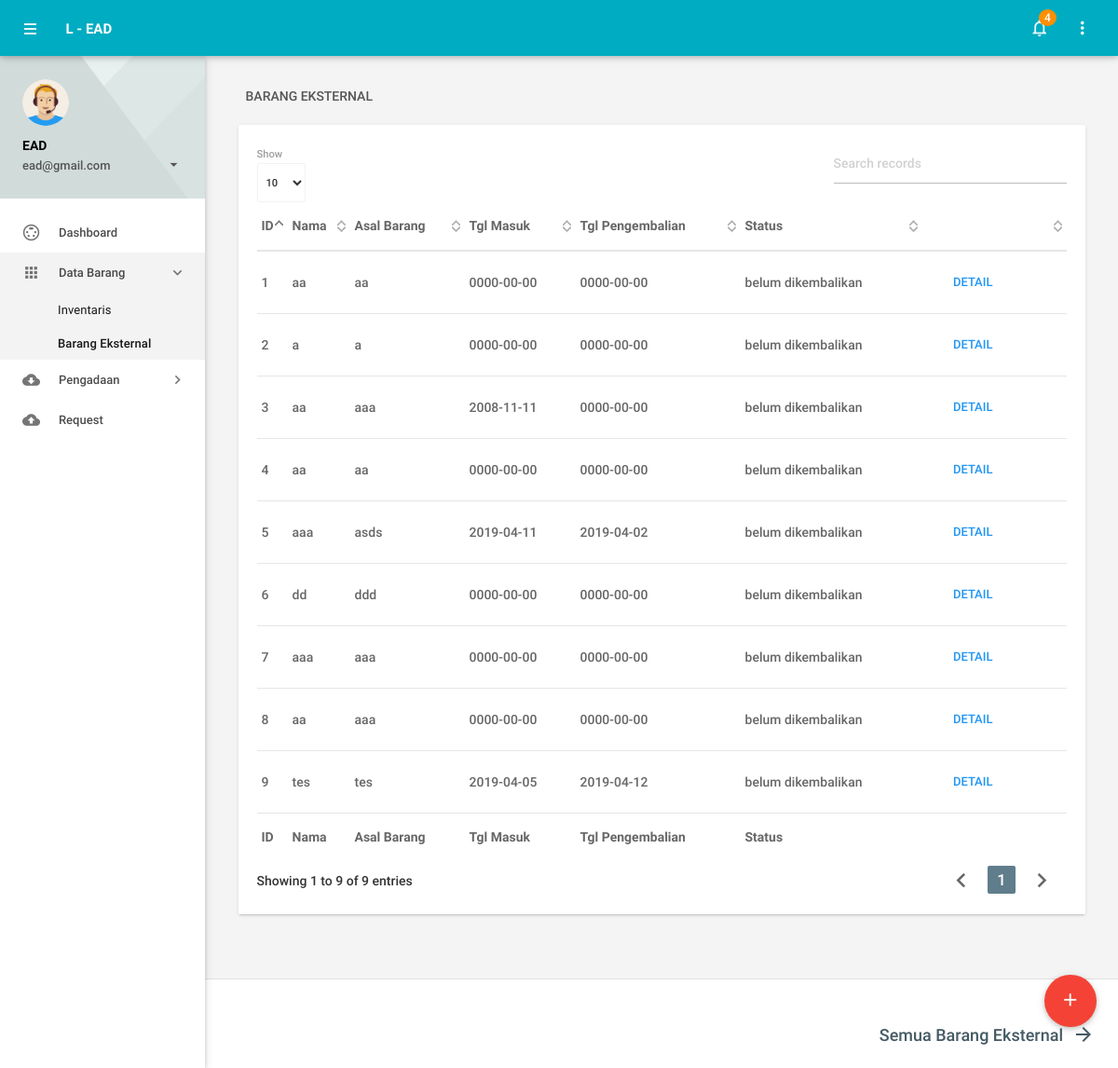
Screenshot of /index.php/admin/barang_eksternal_admin with the database file from the repository.
### tables this page shows
CREATE TABLE `barang_eksternal` (
  `id_barang` int(4) NOT NULL,
  `nama_barang` varchar(24) NOT NULL,
  `asal_barang` varchar(24) NOT NULL,
  `tgl_masuk` date NOT NULL,
  `tgl_pengembalian` date NOT NULL,
  `jumlah` int(4) NOT NULL,
  `status` varchar(24) NOT NULL,
  `kategori` varchar(24) NOT NULL,
  `gambar` varchar(24) NOT NULL
);

### application/controllers/Admin.php (called while the page is built, shortened)
<?php
class Admin extends CI_Controller {
	public function __construct(){
		$this->load->model('Admin_login');
		$this->load->model('Inventaris');
		$this->load->model('Eksternal');
		$this->load->helper('url');
	}
	function barang_eksternal_admin(){
		$data['tampilbarang_eks'] = $this->Eksternal->tampil_barang();
		$this->load->view('barang-eksternal_admin',$data);
	}
}

### index.php (called while the page is built, shortened)
<?php
require_once BASEPATH.'core/CodeIgniter.php';

### application/models/Eksternal.php (called while the page is built, shortened)
<?php
class Eksternal extends CI_Model{
	function tampil_barang(){
		return $this->db->get('barang_eksternal')->result();
	}
}

### application/views/barang-eksternal_admin.php (the view, shortened to what this page needs)
<!DOCTYPE html>
<html lang="en">
<head>
    <link type="text/css" rel="stylesheet" href="<?php echo base_url('assets'); ?>/plugins/materialize/css/materialize.min.css"/>
    <link href="<?php echo base_url('assets'); ?>/plugins/material-preloader/css/materialPreloader.min.css" rel="stylesheet">
    <link href="<?php echo base_url('assets'); ?>/plugins/datatables/css/jquery.dataTables.min.css" rel="stylesheet">
    <link href="<?php echo base_url('assets'); ?>/css/alpha.min.css" rel="stylesheet" type="text/css"/>
    <link href="<?php echo base_url('assets'); ?>/css/custom.css" rel="stylesheet" type="text/css"/>
</head>
<body>
    <div class="mn-content fixed-sidebar">
        <header class="mn-header navbar-fixed">
            <nav class="cyan darken-1">
                <div class="nav-wrapper row">
                    <section class="material-design-hamburger navigation-toggle">
                        <a href="#" data-activates="slide-out" class="button-collapse show-on-large material-design-hamburger__icon">
                            <span class="material-design-hamburger__layer"></span>
                        </a>
                    </section>
                    <div class="header-title col s3">
                        <span class="chapter-title">L - EAD</span>
                    </div>
                    <ul class="right col s9 m3 nav-right-menu">
                        <li><a href="javascript:void(0)" data-activates="chat-sidebar" class="chat-button show-on-large"><i class="material-icons">more_vert</i></a></li>
                        <li class="hide-on-small-and-down"><a href="javascript:void(0)" data-activates="dropdown1" class="dropdown-button dropdown-right show-on-large"><i class="material-icons">notifications_none</i><span class="badge">4</span></a></li>
                    </ul>
                </div>
            </nav>
        </header>
        <aside id="slide-out" class="side-nav white fixed">
            <div class="side-nav-wrapper">
                <div class="sidebar-profile">
                    <div class="sidebar-profile-image">
                        <img src="assets/images/profile-image.png" class="circle" alt="">
                    </div>
                    <div class="sidebar-profile-info">
                        <a href="javascript:void(0);" class="account-settings-link">
                            <p>EAD</p>
                            <span>ead@gmail.com<i class="material-icons right">arrow_drop_down</i></span>
                        </a>
                    </div>
                </div>
                <ul class="sidebar-menu collapsible collapsible-accordion" data-collapsible="accordion">
                    <li class="no-padding"><a class="waves-effect waves-grey active" href="<?php echo base_url(); ?>dasboard_admin"><i class="material-icons">settings_input_svideo</i>Dashboard</a></li>
                    <li class="no-padding active">
                        <a class="collapsible-header waves-effect waves-grey active"><i class="material-icons">apps</i>Data Barang<i class="nav-drop-icon material-icons">keyboard_arrow_right</i></a>
                        <div class="collapsible-body">
                            <ul>
                                <li><a href="<?php echo base_url('admin/inventaris_admin'); ?>">Inventaris</a></li>
                                <li><a href="<?php echo base_url('admin/barang_eksternal_admin'); ?>" class="active-page">Barang Eksternal</a></li>
                            </ul>
                        </div>
                    </li>
                    <li class="no-padding">
                        <a class="collapsible-header waves-effect waves-grey"><i class="material-icons">cloud_download</i>Pengadaan<i class="nav-drop-icon material-icons">keyboard_arrow_right</i></a>
                    </li>
                    <li class="no-padding">
                        <a href="<?php echo base_url('admin/request_admin'); ?>" class="waves-effect waves-grey"><i class="material-icons">cloud_upload</i>Request</a>
                    </li>
                </ul>
            </div>
        </aside>
        <main class="mn-inner">
            <div class="row">
                <div class="col s12">
                    <div class="page-title">Barang Eksternal</div>
                </div>
            <div class="fixed-action-btn" style="bottom: 45px; right: 24px;">
                <a class="btn-floating btn-large waves-effect waves-light red modal-trigger" href="#modal1"><i class="material-icons">add</i></a>
            </div>
            <div class="col s12 m12 l12">
                <div class="card">
                    <div class="card-content">
                        <table id="example" class="display responsive-table datatable-example">
                            <thead>
                                <tr>
                                    <th>ID</th>
                                    <th>Nama</th>
                                    <th>Asal Barang</th>
                                    <th>Tgl Masuk</th>
                                    <th>Tgl Pengembalian</th>
                                    <th>Status</th>
                                    <th></th>
                                </tr>
                            </thead>
                            <tfoot>
                                <tr>
                                    <th>ID</th>
                                    <th>Nama</th>
                                    <th>Asal Barang</th>
                                    <th>Tgl Masuk</th>
                                    <th>Tgl Pengembalian</th>
                                    <th>Status</th>
                                    <th></th>
                                </tr>
                            </tfoot>
                            <tbody>
                                <?php foreach ($tampilbarang_eks as $g) {
                                    ?>
                                    <?php $link=$g->id_barang; ?>
                                    <tr>
                                        <td><?php echo $g->id_barang; ?></td>
                                        <td><?php echo $g->nama_barang; ?></td>
                                        <td><?php echo $g->asal_barang; ?></td>
                                        <td><?php echo $g->tgl_masuk; ?></td>
                                        <td><?php echo $g->tgl_pengembalian; ?></td>
                                        <td><?php echo $g->status; ?></td>
                                        <td>
                                            <a href="<?php echo base_url(); ?>/admin/barang_eksternal_detail_admin/<?php echo str_replace(' ', '-', strtolower($link)); ?>" class="waves-effect waves-blue btn-flat">Detail</a>
                                        </td>
                                    </tr>
                                <?php } ?>
                            </tbody>
                        </table>
                    </div>
                </div>
            </div>
        </div>
    </main>
    <div class="page-footer">
        <div class="footer-grid container">
            <div class="footer-grid-l white">
            </div>
            <div class="footer-grid-r white">
                <a class="footer-text" href="eksternal-semua.html">
                    <i class="material-icons arrow-r">arrow_forward</i>
                    <br>
                    <div>
                        Semua Barang Eksternal
                    </div>
                </a>
            </div>
        </div>
    </div>
</div>
<div class="left-sidebar-hover"></div>
</body>
</html>

### rows the page displays
barang_eksternal: id_barang "1", nama_barang "aa", asal_barang "aa", tgl_masuk "0000-00-00", tgl_pengembalian "0000-00-00", status "belum dikembalikan"
barang_eksternal: id_barang "2", nama_barang "a", asal_barang "a", tgl_masuk "0000-00-00", tgl_pengembalian "0000-00-00", status "belum dikembalikan"
barang_eksternal: id_barang "3", nama_barang "aa", asal_barang "aaa", tgl_masuk "2008-11-11", tgl_pengembalian "0000-00-00", status "belum dikembalikan"
barang_eksternal: id_barang "4", nama_barang "aa", asal_barang "aa", tgl_masuk "0000-00-00", tgl_pengembalian "0000-00-00", status "belum dikembalikan"
barang_eksternal: id_barang "5", nama_barang "aaa", asal_barang "asds", tgl_masuk "2019-04-11", tgl_pengembalian "2019-04-02", status "belum dikembalikan"
barang_eksternal: id_barang "6", nama_barang "dd", asal_barang "ddd", tgl_masuk "0000-00-00", tgl_pengembalian "0000-00-00", status "belum dikembalikan"
barang_eksternal: id_barang "7", nama_barang "aaa", asal_barang "aaa", tgl_masuk "0000-00-00", tgl_pengembalian "0000-00-00", status "belum dikembalikan"
barang_eksternal: id_barang "8", nama_barang "aa", asal_barang "aaa", tgl_masuk "0000-00-00", tgl_pengembalian "0000-00-00", status "belum dikembalikan"
barang_eksternal: id_barang "9", nama_barang "tes", asal_barang "tes", tgl_masuk "2019-04-05", tgl_pengembalian "2019-04-12", status "belum dikembalikan"
